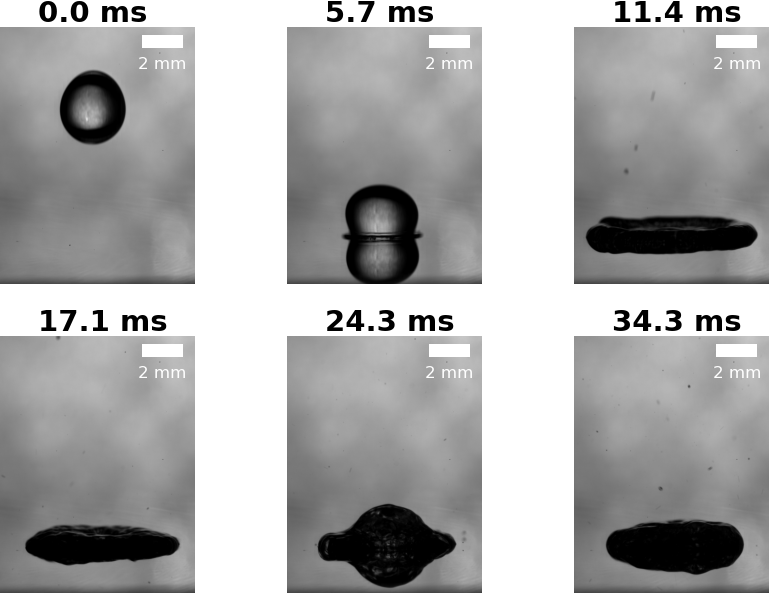

Write Python code to recreate this figure.
# -*- coding: utf-8 -*-
"""
Spyder Editor
Eletric Drop Project
Figure 2 - 0 kV
06/29/2021
Aramis Kelkelyan
"""
#-------------------------------------
# Import necessary scientific packages
#-------------------------------------
import numpy as np

#--------------------------------------
#Line 18-53: Setting universal plotting parameters
#--------------------------------------

# Set some appearance parameters that will apply to all figures defined in the code
import matplotlib as mpl
mpl.rcParams['lines.linewidth'] = 2.0
mpl.rcParams['font.family'] = 'serif'
mpl.rcParams['font.serif'] = 'Times'
mpl.rcParams['axes.titlesize'] = 24

#------------------------------------------------------------
# Define parameters for extracting images from the video file
#------------------------------------------------------------

# Idenfity the directory containing the optical video file
import os
dataDirectory = os.getcwd()

# Define parameters for displaying images from the 0kV video
file = str(dataDirectory+'/Temp150KV0.avi') # location and name of the video file
fps = 7000 # frame rate of optical video
firstFrame = 60 # the first frame of the video that will be displayed
# lastFrame = 350  # the last frame (roughly) of the video that we wish to display
# Nframes = 6 # number of frames we wish to display
# deltaFrame = (lastFrame-firstFrame)/(Nframes-1) # approximate spacing between displayed frames
# frame = np.zeros(Nframes) # Pre-allocate array containing frame numbers to be displayed
# for ii in np.arange(Nframes):
#     frame[ii] = int(firstFrame+ii*deltaFrame) # calculate frame numbers to be displayed

frame = np.array([firstFrame, 100, 140, 180, 230, 300])
time = (frame - firstFrame)/fps*1e3 # time elapsed (in ms) from the first frame (for frames to be displayed)

# Define points for cropping the video image (points measured in ImageJ)
xBottom = 600 # bubble nucleation spot (x location)
yBottom = 500 # bubble nucleation spot (y location)
x1 = xBottom - 350
x2 = xBottom + 350
y2 = yBottom + 600
y1 = y2 - 1000

# Bubble length calibration (pixels/mm)
bubCalib1 = 3.25e-3/236
bubCalib2 = 3.25e-3/240
bubCalib = (bubCalib1 + bubCalib2)/2

# Shared scale bar parameter values

bubBarLocation = 'upper right' # location of scale bar on bubble image
bubBarSep = 2 # distance from edge of image
scaleBarFont = {'family': 'serif', # scale bar font settings
        'size': 4
        }

#-------------------------------------------------------
# Read images from the video and insert them in a figure
#-------------------------------------------------------
import cv2 as cv # package for reading video files
import matplotlib.pyplot as plt # package for drawing figures
from matplotlib_scalebar.scalebar import ScaleBar

fig = plt.figure(1, figsize=(3.5,2.5))
cap = cv.VideoCapture(file) # read video from the video file
frameCount = 1 # frame counter initialization
jj = 0 # subplot counter initialization

while(cap.isOpened()): # loop through all the frames in the video (captures frame by frame)
    ret, capFrame = cap.read() # read a single frame image from the video 
    if frameCount == frame[jj]: # check if this frame needs to be displayed
        frameImage = capFrame[y1:y2, x1:x2] # crop the image
        ax = fig.add_subplot(2, 3, jj+1) # add a subplot in the figure
        
        # define the scalebar
        scalebar = ScaleBar(bubCalib, length_fraction=0.4, height_fraction=0.05, 
                            location=bubBarLocation, pad=0.2, border_pad=0.0, sep=bubBarSep, 
                            frameon=False, color='white', box_color='white', box_alpha=1.0,
                            font_properties=scaleBarFont)
        # draw the scalebar
        ax.add_artist(scalebar)
        
        img = ax.imshow(frameImage) # display the image in the subplot
        img.set_cmap('gist_gray') # Set the color mode of the displayed image
        ax.text(135, -20,'%3.1f ms' %time[jj], color='black', fontsize=7, weight='bold') # display time associated with image
        ax.set_axis_off() # these three commands hide the x,y axis in the plot
        ax.axes.get_xaxis().set_visible(False)
        ax.axes.get_yaxis().set_visible(False)
        jj=jj+1 # increment the counter
        if jj==len(frame): # check if all frames have been displayed
            break
    frameCount=frameCount+1 # increment the counter
    if(ret == False):
        break
cap.release() # release the variable containing the video
cv.destroyAllWindows()
fig.show() # display the figure

# Save the figure as a file (as .eps or .png or .jpg etc.)
fig.savefig('Figure_2.png', bbox_inches='tight', pad_inches=0.0, dpi=300) #frameon=True
